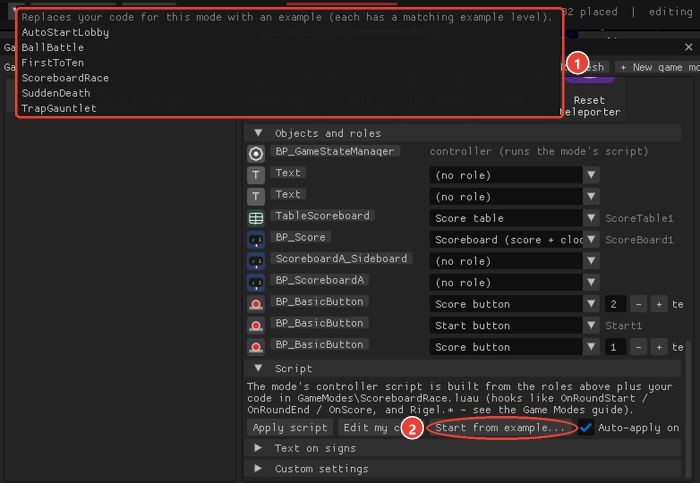
#> input picture luau/doc-images/gm-examples.png, 1400 x 966 px, given in place of gm_overview.png, which was not available (shown at 1/2 size)
$ python annotate_shots.py ../doc-images/gm-examples.png
#> lines starting #> are read from the running program, lines starting #| are printed output that depends on the picture; pictures that were not available may be replaced by others from this repository, and a replacement may not be noted
#!/usr/bin/env python3
"""
annotate_shots.py -- turns raw editor screenshots (tests/t_docshots.txt -> %TEMP%\\game_shots\\*.bmp) into the pictures the
guides use: red rings / boxes around what the text talks about, numbered badges that the captions refer to, and an
optional crop so the part that matters is big enough to read.

    python tools/annotate_shots.py <raw shots folder>        -> luau/doc-images/*.png

Each entry in SHOTS: source name, output name, crop box (or None), and marks. A mark is
    ("ring", x0, y0, x1, y1, n)   an ellipse around a thing, badge n
    ("box",  x0, y0, x1, y1, n)   a rounded rectangle, badge n
Coordinates are in the RAW screenshot's pixels (980 x 610).
"""
from __future__ import annotations

import os
import sys

from PIL import Image, ImageDraw, ImageFont

HERE = os.path.dirname(os.path.abspath(__file__))
OUT = os.path.join(os.path.dirname(HERE), "doc-images")
RED = (235, 64, 52)


def font(size):
    for f in ("segoeuib.ttf", "arialbd.ttf", "arial.ttf"):
        try:
            return ImageFont.truetype(f, size)
        except OSError:
            pass
    return ImageFont.load_default()


def badge(d, x, y, n, scale):
    r = int(13 * scale)
    d.ellipse((x - r, y - r, x + r, y + r), fill=RED, outline=(255, 255, 255), width=max(2, int(2 * scale)))
    f = font(int(16 * scale))
    t = str(n)
    w = d.textlength(t, font=f)
    d.text((x - w / 2, y - 10 * scale), t, font=f, fill=(255, 255, 255))


def render(src, dst, crop, marks, scale_to=1400):
#> called with dst = 'gm-open.png', crop = (0, 0, 980, 400), scale_to = 1400
    im = Image.open(src).convert("RGB")
#> im is the input picture: PIL image 1400x966 RGB; mean R, G, B 41.7, 39.3, 39.3
    if crop:
        im = im.crop(crop)
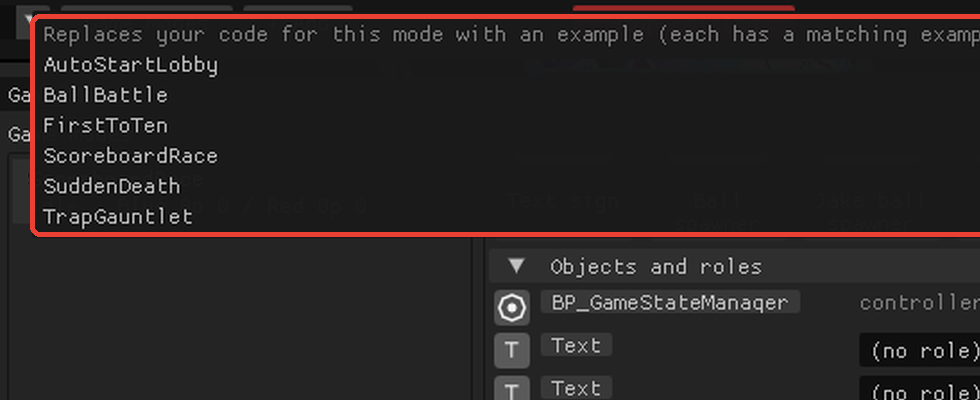
#> im: PIL image 980x400 RGB; mean R, G, B 40.8, 35.9, 35.6
        ox, oy = crop[0], crop[1]
    else:
        ox = oy = 0
    s = min(2.2, max(1.0, scale_to / im.width))                  # zoom small crops, but not absurdly
#> s = 1.43
    if s != 1.0:
        im = im.resize((int(im.width * s), int(im.height * s)), Image.LANCZOS)
#> im: PIL image 1400x571 RGB
    d = ImageDraw.Draw(im)
    lw = max(3, int(3 * s))
#> lw = 4
    for m in marks:
        kind, x0, y0, x1, y1, n = m[:6]
        side = m[6] if len(m) > 6 else ""
        a = ((x0 - ox) * s, (y0 - oy) * s, (x1 - ox) * s, (y1 - oy) * s)
        if kind == "ring":
            d.ellipse(a, outline=RED, width=lw)
        else:
            d.rounded_rectangle(a, radius=int(6 * s), outline=RED, width=lw)
        if n:
            # the badge sits OUTSIDE the mark (left of it, or right when there's no room) so it hides nothing
            r = 13 * s
            cy = min(max((a[1] + a[3]) / 2, r + 2), im.height - r - 2)
            cx = a[0] - r - 4 if a[0] - 2 * r - 6 >= 0 else a[2] + r + 4
            if side == "in":                                      # inside the top-left corner (tight grids)
                cx, cy = a[0] + r + 3, a[1] + r + 3
            elif side == "b":
                cx, cy = a[0] + r + 4, a[3] + r + 4
            elif side == "r":
                cx = a[2] + r + 4
            cx = min(cx, im.width - r - 2)
            cy = min(cy, im.height - r - 2)
            badge(d, cx, cy, n, s)
    os.makedirs(OUT, exist_ok=True)
    im.save(os.path.join(OUT, dst), optimize=True)
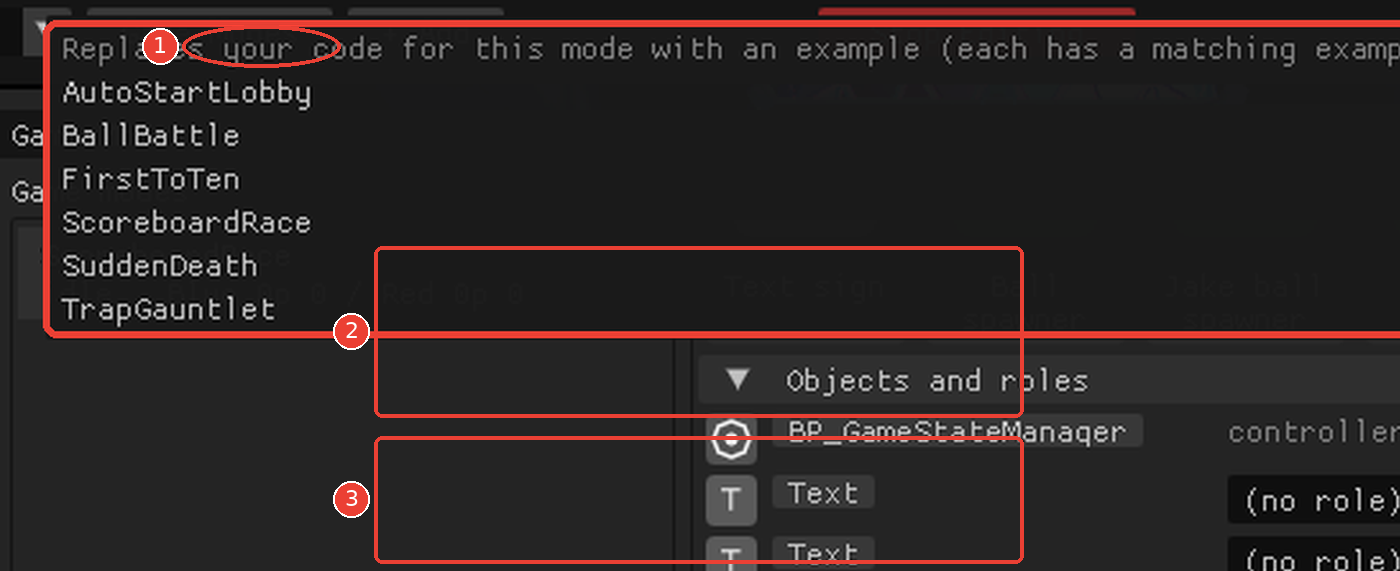
#> saved as gm-open.png: PIL image 1400x571 RGB; mean R, G, B 44.9, 36.6, 36
    print("wrote", dst, im.size)
#| wrote gm-open.png (1400, 571)


# (raw shot, output, crop, marks) -- coordinates read off the raw 980 x 610 captures
SHOTS = [
    # "Opening the Game Modes window": 1 the toolbar button, 2 the mode's orange box + label, 3 its team changers
    ("gm_overview.png", "gm-open.png", (0, 0, 980, 400),
     [("ring", 128, 18, 238, 47, 1), ("box", 262, 172, 716, 292, 2), ("box", 262, 305, 716, 394, 3)]),
    # "Making one": 1 + New game mode, 2 name, 3 teams, 4 team names + max players, 5 Create
    ("gm_new_popup.png", "gm-new.png", (35, 60, 885, 380),
     [("ring", 782, 84, 882, 106, 1), ("box", 41, 260, 342, 282, 2), ("box", 41, 283, 342, 305, 3),
      ("box", 41, 306, 347, 352, 4), ("ring", 38, 350, 168, 375, 5)]),
    # the window: 1 your modes, 2 state / round / teams, 3 round controls, 4 teams, 5 place team changer
    ("gmw_0.png", "gm-window.png", (100, 62, 882, 262),
     [("box", 106, 110, 363, 147, 1, "b"), ("box", 373, 129, 642, 165, 2), ("box", 375, 165, 736, 187, 3),
      ("box", 375, 210, 606, 255, 4), ("ring", 598, 208, 772, 257, 5)]),
    # "Rules": 1 how a round starts, 2 the numbers, 3 restart / empty-teams switches
    ("gmw_0.png", "gm-rules.png", (370, 258, 882, 445),
     [("box", 375, 280, 557, 301, 1), ("box", 375, 304, 627, 416, 2), ("box", 375, 418, 837, 440, 3)]),
    # "Pieces and roles": 1 buttons, 2 traps, 3 moving platforms, 4 force field, 5 round timer, 6 scoreboards + table
    ("gmw_1.png", "gm-pieces.png", (370, 105, 882, 560),
     [("box", 378, 131, 632, 239, 1, "in"), ("box", 636, 131, 806, 239, 2, "in"), ("box", 378, 241, 806, 345, 0),
      ("box", 378, 348, 461, 452, 0), ("box", 464, 348, 632, 452, 3, "in"), ("box", 634, 348, 719, 452, 4, "in"),
      ("box", 721, 348, 806, 452, 5, "in"), ("box", 378, 456, 806, 558, 6, "in")]),
    # objects + roles: 1 the controller, 2 role drop-downs, 3 slot names for your code, 4 script buttons
    ("gmw_3.png", "gm-roles.png", (370, 160, 882, 560),
     [("box", 375, 179, 830, 200, 1), ("box", 578, 204, 772, 421, 2), ("box", 770, 254, 862, 396, 3),
      ("box", 375, 487, 864, 510, 4)]),
    # "Your own code": 1 the examples list, 2 Start from example...
    ("gm_example_popup.png", "gm-examples.png", (100, 20, 882, 560),
     [("box", 117, 28, 730, 152, 1), ("ring", 576, 485, 746, 511, 2)]),
    # "Scoreboards": 1 a scoreboard monitor, 2 the classic Score board
    ("gm_scoreboards.png", "gm-scoreboards.png", (195, 250, 746, 396),
     [("ring", 424, 286, 556, 358, 1), ("ring", 646, 304, 746, 376, 2)]),
    # "The examples": the example levels under Local projects
    ("levels_tab.png", "gm-levels.png", (746, 280, 980, 590),
     [("box", 748, 496, 978, 588, 1)]),
]

if __name__ == "__main__":
    raw = sys.argv[1]
    for name, out, crop, marks in SHOTS:
        render(os.path.join(raw, name), out, crop, marks)
#> pass 2 of the loop `for name, out, crop, marks in SHOTS:`:
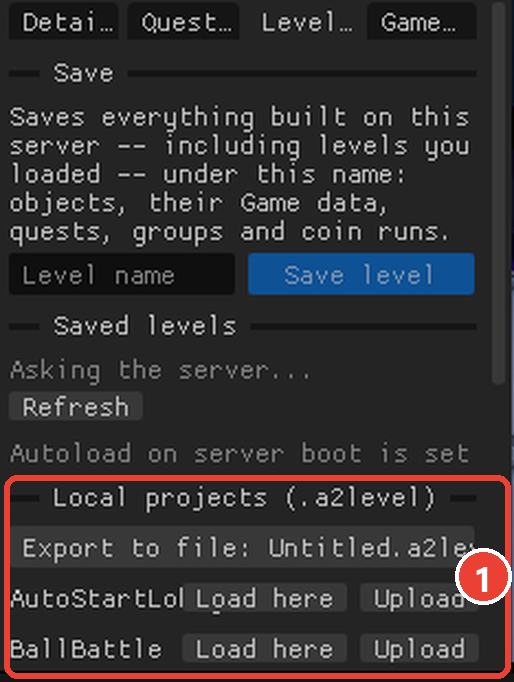
#> input picture luau/doc-images/gm-levels.png, 514 x 682 px, given in place of gm_new_popup.png, which was not available
#> in render, im is the input picture: PIL image 514x682 RGB; mean R, G, B 51.3, 48.3, 49.9
#> in render (call 2), `im = im.crop(crop)`:
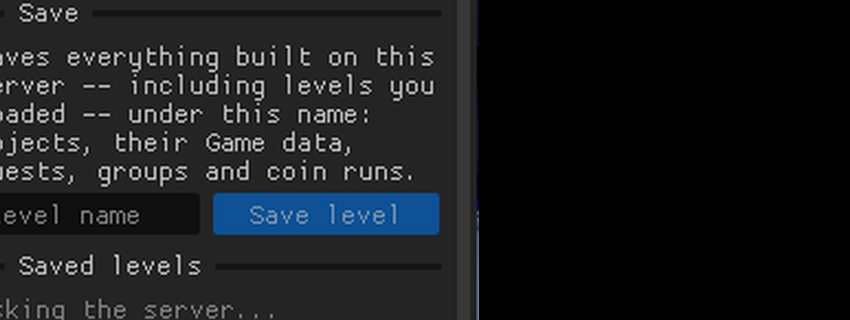
#> im: PIL image 850x320 RGB; mean R, G, B 24.5, 26.8, 29.1
#> in render (call 2), `im.save(os.path.join(OUT, dst), optimize=True)`:
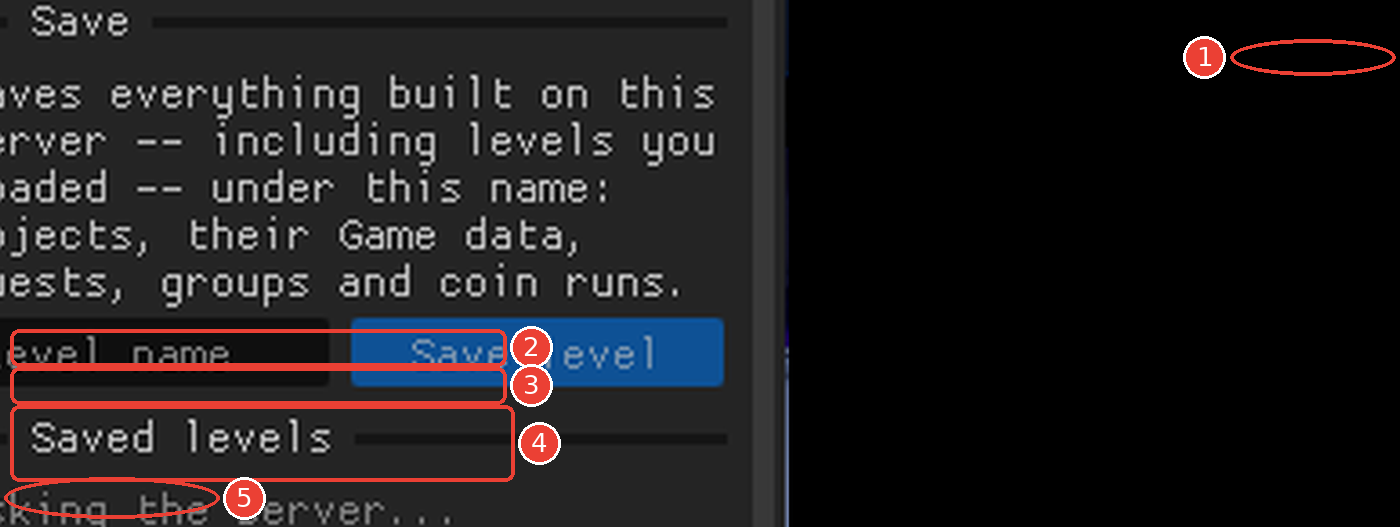
#> saved as gm-new.png: PIL image 1400x527 RGB; mean R, G, B 30.8, 28.1, 29.7
#| wrote gm-new.png (1400, 527)
#> (the run stopped early here; a loop or call above may not have finished)
